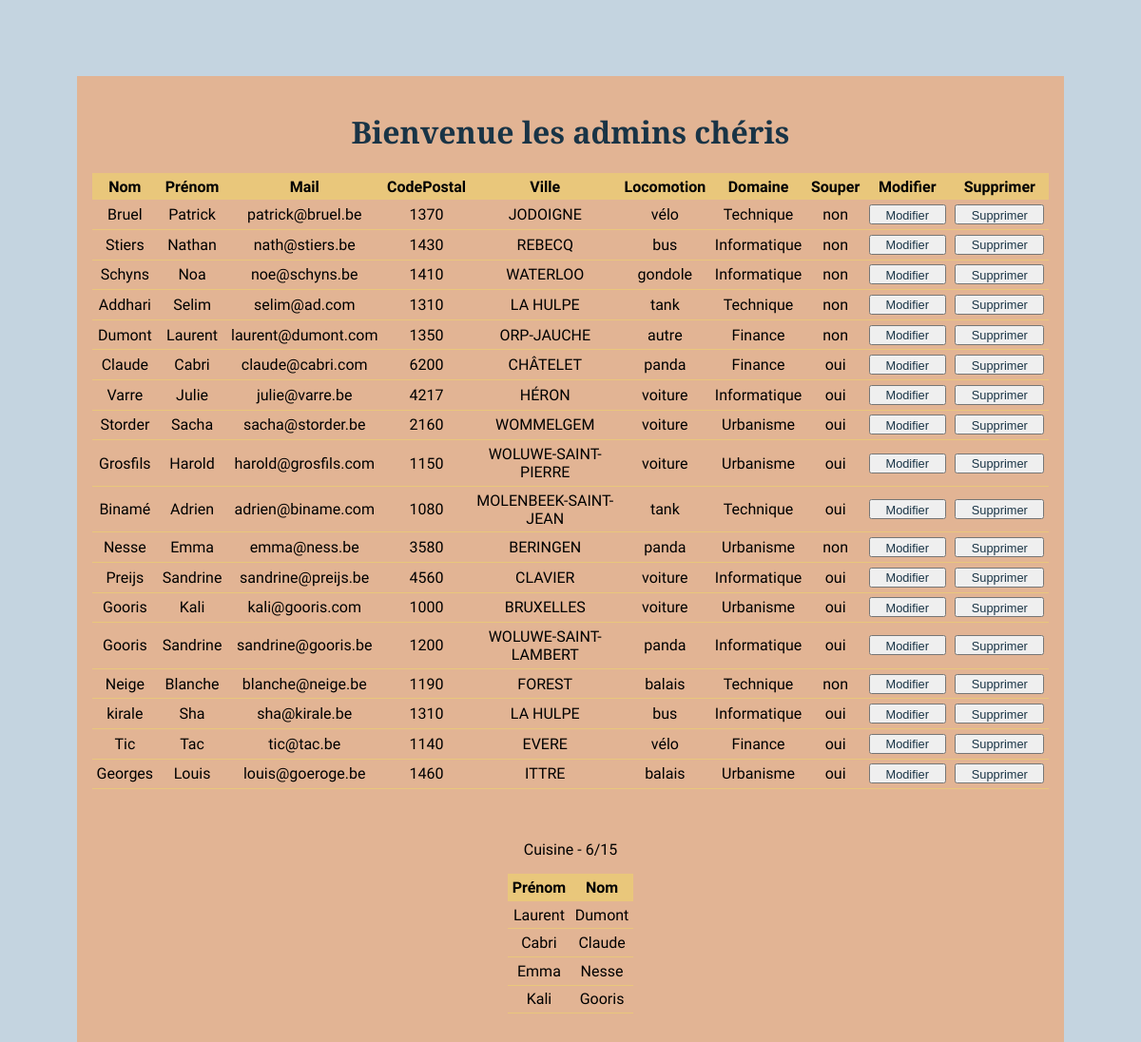
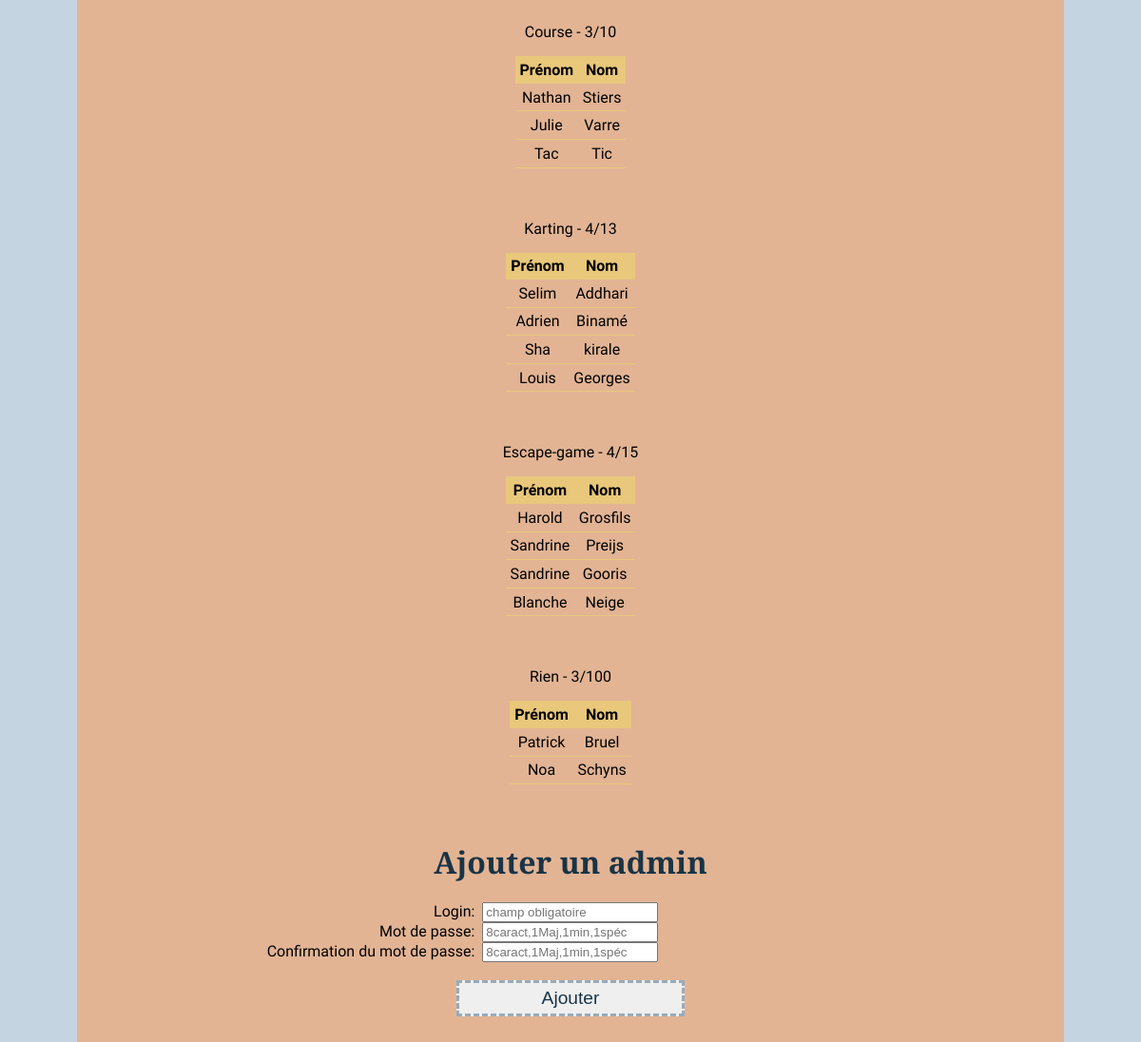
Screenshot of /view/admin.php with the database file from the repository (2 pictures, top to bottom).
### tables this page shows
CREATE TABLE `Employe` (
  `EmpID` int(11) NOT NULL,
  `EmpNom` varchar(80) NOT NULL,
  `EmpPrenom` varchar(50) NOT NULL,
  `EmpMail` varchar(80) NOT NULL,
  `EmpCodID` int(11) NOT NULL,
  `EmpLocID` int(11) NOT NULL,
  `EmpDomID` int(11) NOT NULL,
  `EmpSouper` varchar(3) NOT NULL
);

CREATE TABLE `CodePostal` (
  `CpCode` int(7) NOT NULL,
  `CpVille` varchar(100) NOT NULL,
  `CpProvince` varchar(100) NOT NULL
);

CREATE TABLE `Locomotion` (
  `LocID` int(11) NOT NULL,
  `LocTitre` varchar(60) NOT NULL
);

CREATE TABLE `Domaine` (
  `DomID` int(11) NOT NULL,
  `DomTitre` varchar(60) NOT NULL
);

CREATE TABLE `Activite` (
  `ActID` int(11) NOT NULL,
  `ActTitre` varchar(80) NOT NULL,
  `ActDescription` text NOT NULL,
  `ActNombreMax` tinyint(10) NOT NULL
);

### model/read.php (called while the page is built, shortened)
<?php
function RecupAllEmp(){
	include('connection.php');
	$query = "
	SELECT EmpID, EmpNom AS Nom, EmpPrenom AS Prénom, EmpMail AS Mail, CpCode AS CodePostal, CpVille AS Ville, LocTitre AS Locomotion, DomTitre AS Domaine, EmpSouper As Souper
	FROM Employe
	INNER JOIN CodePostal ON EmpCodID=CpCode
	INNER JOIN Locomotion ON EmpLocID=LocID
	INNER JOIN Domaine ON EmpDomID=DomID";
	$query_params = array();
	try{
		$stmt = $db->prepare($query);
		$result = $stmt->execute($query_params);
	}
	catch(PDOException $ex){
		die("Failed query : " . $ex->getMessage());
	}
	$result = $stmt->fetchAll(PDO::FETCH_ASSOC);
	return $result;
}
function RecupActi(){
	include('connection.php');
	$query = "SELECT ActID, ActTitre, ActNombreMax AS Max, COUNT(ParActID) AS Inscrit, ActDescription FROM Activite INNER JOIN Participation ON ParActID=ActID GROUP BY ParActID";
	$query_params = array();
	try{
		$stmt = $db->prepare($query);
		$result = $stmt->execute($query_params);
	}
	catch(PDOException $ex){
		die("Failed query : " . $ex->getMessage());
	}
	$result = $stmt->fetchAll(PDO::FETCH_ASSOC);
	return $result;
}
function recupInscritActi($id){
	include('connection.php');
	$query = '
  SELECT EmpNom AS Nom, EmpPrenom AS Prenom
  FROM Employe
  INNER JOIN Participation ON ParEmpID=EmpID
  WHERE ParActID= :id';
	$query_params = array(':id'=>$id);
	try{
		$stmt = $db->prepare($query);
		$result = $stmt->execute($query_params);
	}
	catch(PDOException $ex){
		die("Failed query : " . $ex->getMessage());
	}
	$result = $stmt->fetchAll(PDO::FETCH_ASSOC);
	return $result;
}
?>

### view/admin.php (the view, shortened to what this page needs)
<!DOCTYPE html>
<?php
include('../model/read.php');
$emps=RecupAllEmp();
$tabActis = RecupActi();
?>
<html lang="fr">
	<head>
		<link rel="stylesheet" type="text/css" href="../styles.css">
	</head>
	<body>
		<main id="table">
			<h1>Bienvenue les admins chéris</h1>
			<table border=1>
				<thead>
					<tr>
						<?php foreach ($emps[0] as $key => $value) {
	if($key != 'EmpID'){ ?>
						<th><?php echo $key ;}?></th>
						<?php } ?>
						<th> Modifier </th>
						<th> Supprimer </th>
					</tr>
				</thead>
				<tbody>
					<?php foreach ($emps as $emp) {?>
					<tr>
						<?php foreach ($emp as $key2 => $val):
												   if($key2 != 'EmpID'){ ?>
						<td><?php echo $val;}?></td>
						<?php endforeach; ?>
						<td> <button type="submit"> <a id="changedelete" href="updateemp.php?pk=<?php echo $emp['EmpID'];?>">Modifier</a></button></td>
						<td> <button type="submit"> <a id="changedelete"  href="../controller/delete_emp.php?pk=<?php echo $emp['EmpID'];?>">Supprimer</a></button></td>
					</tr>
					<?php }?>
				</tbody>
			</table>
			<br><br>
			<?php
			foreach($tabActis as $acti){
				$tabInscrit = recupInscritActi($acti["ActID"]);
			if($acti["ActTitre"]=="Pas activité"){?>
					<center><p>Pas d'activité</p></center>
			<?php }else{ ?>
			<center><p><?php echo $acti["ActTitre"]." - ".$acti["Inscrit"]."/".$acti["Max"]; ?></p></center>
			<?php }?>
			<table border=1>
				<thead>
					<tr>
						<th>Prénom</th>
						<th>Nom</th>
					</tr>
				</thead>
				<tbody>
					<?php foreach ($tabInscrit as $inscrit) {?>
					<tr>
					<td>
						<?php echo $inscrit["Prenom"]; ?>
					</td>
					<td>
						<?php echo $inscrit["Nom"]; ?>
					</td>
						</tr>
					<?php }?>
				</tbody>
			</table>
			<br><br>
			<?php } ?>
			<h1>Ajouter un admin</h1>
			<form action="../controller/addadmin.php" method="post">
				<label for="login">Login: </label><input type="text" name="login" placeholder="champ obligatoire" required/><br>
				<label for="passw">Mot de passe: </label><input type="password"  name="passw" placeholder="8caract,1Maj,1min,1spéc" required/><br>
				<label for="confpassw">Confirmation du mot de passe: </label><input type="password"  name="confpassw" placeholder="8caract,1Maj,1min,1spéc" required/><br><br>
				<input type="submit" value="Ajouter"  id="bouton"/><br>
			</form>
		</main>
	</body>
</html>

### styles.css (style rules this page uses)
body { background-color: #C4D4E0; }
main { background-color: #E2B494; padding: 1rem; max-width: 33rem; margin: auto; margin-top: 5rem; font-family: 'Dosis', sans-serif; }
main#table { max-width: 85%; }
h1 { font-family: 'Antic Slab', serif; color: #193446; text-align: center; font-size: 2rem; }
a, #bouton { text-decoration: none; color: #193446; border:0.2rem dashed #9AABB9; width: 15rem; padding: 0.3rem; margin: auto; text-align: center; font-size: 1.2rem; display: block; }
label { display: inline-block; width: 40%; text-align: right; padding: 0 0.5em 0 0; }
table { text-align: center; margin: auto; border-collapse: collapse; border:none; }
th, td { padding: 0.3rem; border: none; }
th { background-color: #E9C77B; }
td { border-bottom: 1px solid #E9C77B; }
#changedelete { text-decoration: none; width: 10rem; font-size: 0.8rem; border: none; display: inline; padding: 0.6rem; }

### rows the page displays
employe: EmpNom "Bruel", EmpPrenom "Patrick", EmpMail "patrick@bruel.be", codepostal.CpCode "1370", codepostal.CpVille "JODOIGNE", locomotion.LocTitre "vélo", domaine.DomTitre "Technique", EmpSouper "non"
employe: EmpNom "Stiers", EmpPrenom "Nathan", EmpMail "nath@stiers.be", codepostal.CpCode "1430", codepostal.CpVille "REBECQ", locomotion.LocTitre "bus", domaine.DomTitre "Informatique", EmpSouper "non"
employe: EmpNom "Schyns", EmpPrenom "Noa", EmpMail "noe@schyns.be", codepostal.CpCode "1410", codepostal.CpVille "WATERLOO", locomotion.LocTitre "gondole", domaine.DomTitre "Informatique", EmpSouper "non"
employe: EmpNom "Addhari", EmpPrenom "Selim", EmpMail "selim@ad.com", codepostal.CpCode "1310", codepostal.CpVille "LA HULPE", locomotion.LocTitre "tank", domaine.DomTitre "Technique", EmpSouper "non"
employe: EmpNom "Dumont", EmpPrenom "Laurent", EmpMail "laurent@dumont.com", codepostal.CpCode "1350", codepostal.CpVille "ORP-JAUCHE", locomotion.LocTitre "autre", domaine.DomTitre "Finance", EmpSouper "non"
employe: EmpNom "Claude", EmpPrenom "Cabri", EmpMail "claude@cabri.com", codepostal.CpCode "6200", codepostal.CpVille "CHÂTELET", locomotion.LocTitre "panda", domaine.DomTitre "Finance", EmpSouper "oui"
employe: EmpNom "Varre", EmpPrenom "Julie", EmpMail "julie@varre.be", codepostal.CpCode "4217", codepostal.CpVille "HÉRON", locomotion.LocTitre "voiture", domaine.DomTitre "Informatique", EmpSouper "oui"
employe: EmpNom "Storder", EmpPrenom "Sacha", EmpMail "sacha@storder.be", codepostal.CpCode "2160", codepostal.CpVille "WOMMELGEM", locomotion.LocTitre "voiture", domaine.DomTitre "Urbanisme", EmpSouper "oui"
employe: EmpNom "Grosfils", EmpPrenom "Harold", EmpMail "harold@grosfils.com", codepostal.CpCode "1150", codepostal.CpVille "WOLUWE-SAINT-PIERRE", locomotion.LocTitre "voiture", domaine.DomTitre "Urbanisme", EmpSouper "oui"
employe: EmpNom "Binamé", EmpPrenom "Adrien", EmpMail "adrien@biname.com", codepostal.CpCode "1080", codepostal.CpVille "MOLENBEEK-SAINT-JEAN", locomotion.LocTitre "tank", domaine.DomTitre "Technique", EmpSouper "oui"
employe: EmpNom "Nesse", EmpPrenom "Emma", EmpMail "emma@ness.be", codepostal.CpCode "3580", codepostal.CpVille "BERINGEN", locomotion.LocTitre "panda", domaine.DomTitre "Urbanisme", EmpSouper "non"
employe: EmpNom "Preijs", EmpPrenom "Sandrine", EmpMail "sandrine@preijs.be", codepostal.CpCode "4560", codepostal.CpVille "CLAVIER", locomotion.LocTitre "voiture", domaine.DomTitre "Informatique", EmpSouper "oui"
employe: EmpNom "Gooris", EmpPrenom "Kali", EmpMail "kali@gooris.com", codepostal.CpCode "1000", codepostal.CpVille "BRUXELLES", locomotion.LocTitre "voiture", domaine.DomTitre "Urbanisme", EmpSouper "oui"
employe: EmpNom "Gooris", EmpPrenom "Sandrine", EmpMail "sandrine@gooris.be", codepostal.CpCode "1200", codepostal.CpVille "WOLUWE-SAINT-LAMBERT", locomotion.LocTitre "panda", domaine.DomTitre "Informatique", EmpSouper "oui"
employe: EmpNom "Neige", EmpPrenom "Blanche", EmpMail "blanche@neige.be", codepostal.CpCode "1190", codepostal.CpVille "FOREST", locomotion.LocTitre "balais", domaine.DomTitre "Technique", EmpSouper "non"
employe: EmpNom "kirale", EmpPrenom "Sha", EmpMail "sha@kirale.be", codepostal.CpCode "1310", codepostal.CpVille "LA HULPE", locomotion.LocTitre "bus", domaine.DomTitre "Informatique", EmpSouper "oui"
employe: EmpNom "Tic", EmpPrenom "Tac", EmpMail "tic@tac.be", codepostal.CpCode "1140", codepostal.CpVille "EVERE", locomotion.LocTitre "vélo", domaine.DomTitre "Finance", EmpSouper "oui"
employe: EmpNom "Georges", EmpPrenom "Louis", EmpMail "louis@goeroge.be", codepostal.CpCode "1460", codepostal.CpVille "ITTRE", locomotion.LocTitre "balais", domaine.DomTitre "Urbanisme", EmpSouper "oui"
activite: ActTitre "Cuisine", Inscrit "6", ActNombreMax "15"
activite: ActTitre "Course", Inscrit "3", ActNombreMax "10"
activite: ActTitre "Karting", Inscrit "4", ActNombreMax "13"
activite: ActTitre "Escape-game", Inscrit "4", ActNombreMax "15"
activite: ActTitre "Rien", Inscrit "3", ActNombreMax "100"

### other values shown
$key "Nom"
$key "Prénom"
$key "Mail"
$key "CodePostal"
$key "Ville"
$key "Locomotion"
$key "Domaine"
$key "Souper"
